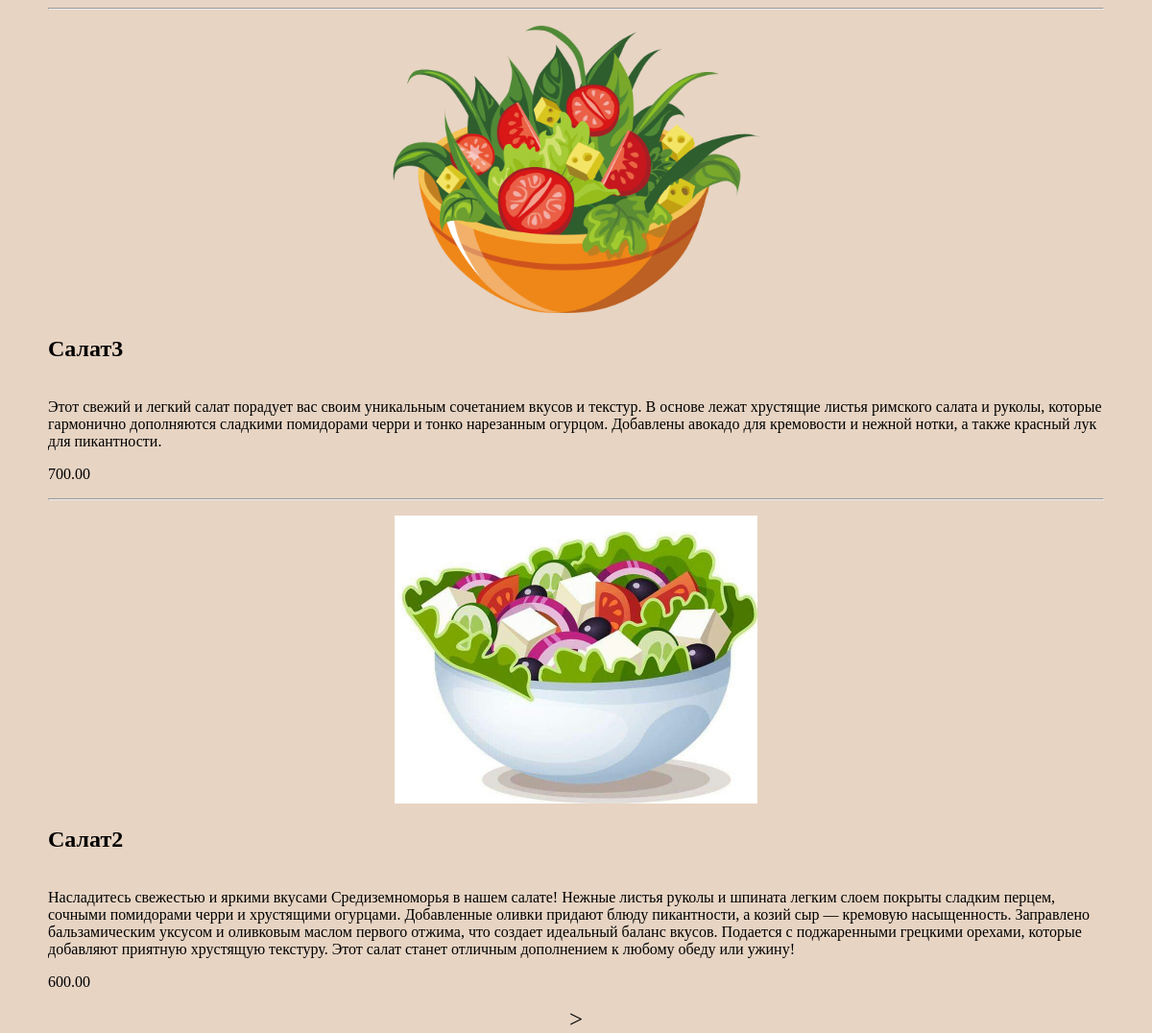
Screenshot of /menu/salads/ with the database file from the repository.
### app/models.py (models this page shows)
class MenuSalads(models.Model):
    title = models.CharField(max_length=100)
    description = models.TextField()
    cost = models.DecimalField(max_digits=10000, decimal_places=2)
    image = models.ImageField(blank=True, upload_to='images')

### app/views.py (the view)
# urls.py: path('menu/salads/', menuSalads),
def menuSalads(request):
    salad = MenuSalads.objects.all().order_by('-title')
    paginator = Paginator(salad, 2)
    page_number = request.GET.get('page')
    salads = paginator.get_page(page_number)
    return render(request, 'salads.html', {'salads': salads})

### templates/salads.html (shortened to what this page needs)
{% load static %}
<!DOCTYPE html>
<html lang="en">
<head>
    <link rel="stylesheet" href= '{% static "styles.css" %}'>
</head>
<body style="background-color: #e7d4c3; margin-left: 50px; margin-right: 50px">
    {% for i in salads%}
    <div>
    <hr>
    {% if i.image %}
    <p style="text-align: center;"><img src="{{i.image.url}}" weight="300" height="300"  ></p>
    {% else %}
    <p></p>
    {% endif %}
    <h2>{{ i.title }}</h2>
    <br>
    {{ i.description }}
    <br>
    <p>{{ i.cost }}</p>
    </div>
    {% endfor %}
    <div class="pagination">
        <span >
            {% if salads.has_next %}
                <a href="?page={{ salads.next_page_number }}" style="text-decoration: none; color: #000; font-size: 25px;"> > </a>
            {% endif %}
        </span>
    </div>
</body>
</html>

### app/static/styles.css (style rules this page uses)
body { margin: 0; background-color: #e7d4c3; }
.pagination { display: flex; justify-content: center; }

### rows the page displays
MenuSalads: image (picture), title "Салат3", description "Этот свежий и легкий салат порадует вас своим уникальным сочетанием вкусов и текстур. В основе лежат хрустящие листья римского салата и руколы, которые гармонично дополняются сладкими помидорами черри и тонко нарезанным огурцом. Добавлены авокадо для кремовости и нежной нотки, а также красный лук для пикантности.", cost "700.00"
MenuSalads: image (picture), title "Салат2", description "Насладитесь свежестью и яркими вкусами Средиземноморья в нашем салате! Нежные листья руколы и шпината легким слоем покрыты сладким перцем, сочными помидорами черри и хрустящими огурцами. Добавленные оливки придают блюду пикантности, а козий сыр — кремовую насыщенность. Заправлено бальзамическим уксусом и оливковым маслом первого отжима, что создает идеальный баланс вкусов. Подается с поджаренными грецкими орехами, которые добавляют приятную хрустящую текстуру. Этот салат станет отличным дополнением к любому обеду или ужину!", cost "600.00"
